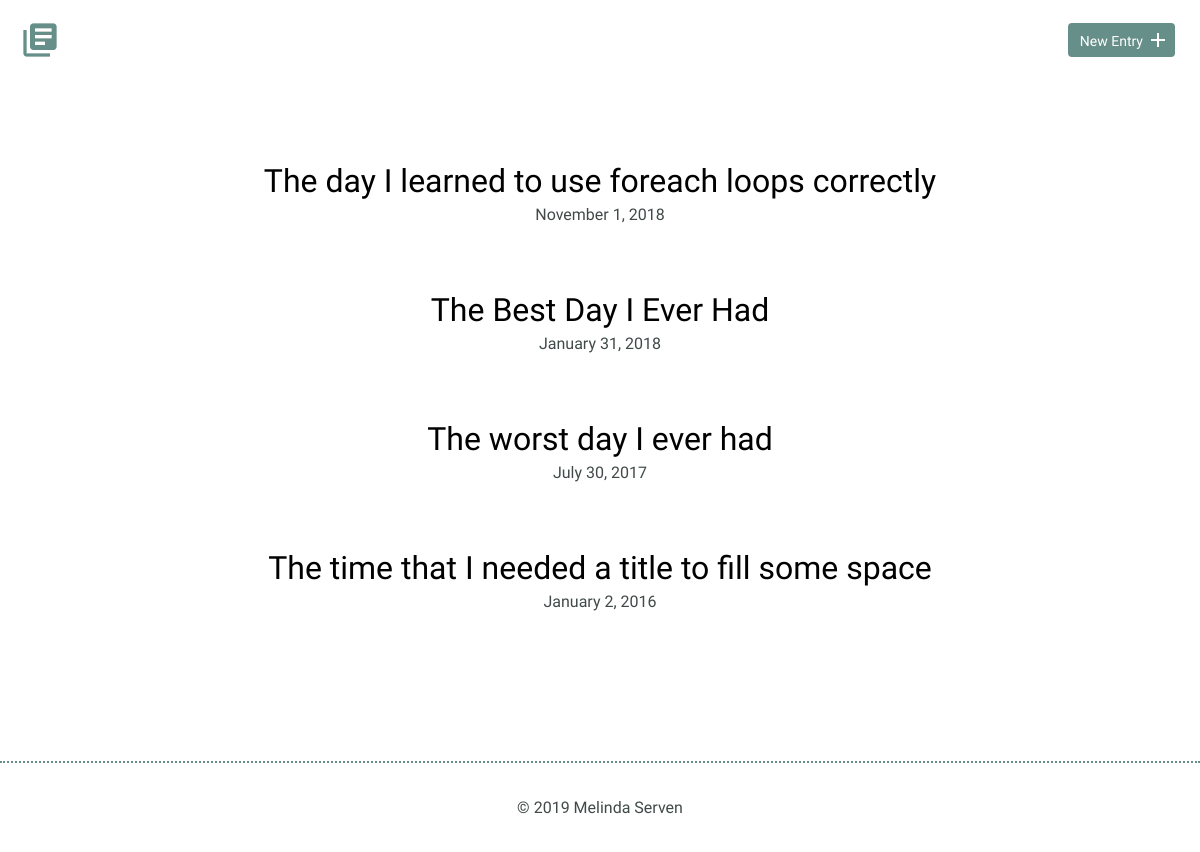
The page / on the database its author committed.
### tables this page shows
CREATE TABLE "entries" (
	`id`	INTEGER,
	`title`	TEXT,
	`date`	TEXT,
	`time_spent`	INTEGER,
	`learned`	BLOB,
	`resources`	BLOB,
	PRIMARY KEY(`id`)
);

### inc/functions.php (the view, shortened to what this page needs)
<?php
function getEntryShort(){
  include("connection.php");
  try{
    $results = $db->prepare("SELECT title, date, id FROM entries ORDER BY date DESC");
  } catch (Exception $e){
    echo "Unable to retrieve results.";
    exit;
  }
  $results->execute();
  $entries = $results->fetchAll();
  return $entries;
}
function displayShortEntries(){
  $entryShort = getEntryShort();
  foreach ($entryShort as $key) {
    echo "<article>";
    echo "<h2><a href=\"detail.php?id=" . $key['id'] . "\">" . $key['title'] . "</a></h2>";
    echo "<time datetime=\"" . $key['date'] . "\">" . date('F j, Y',strtotime($key['date'])) . "</time>";
    echo "</article>";
  }
}
?>

### css/site.css (style rules this page uses)
body { font-size: 16px; color: #404a49; font-family: 'Cousine', serif; font-weight: 400; }
h1, h2, h3 { margin: 0; font-weight: 400; line-height: 1em; color: #000; }
h2 { font-size: 32px; }
h2 a { text-decoration: none; color: #000; }
.entry-list article { margin-bottom: 70px; text-align: center; }
.entry-list article:last-child { margin-bottom: 0; }
.entry-list article h2 { margin-bottom: 8px; }

### rows shown on the page
entries: title "The day I learned to use foreach loops correctly", date "November 1, 2018"
entries: title "The Best Day I Ever Had", date "January 31, 2018"
entries: title "The worst day I ever had", date "July 30, 2017"
entries: title "The time that I needed a title to fill some space", date "January 2, 2016"
